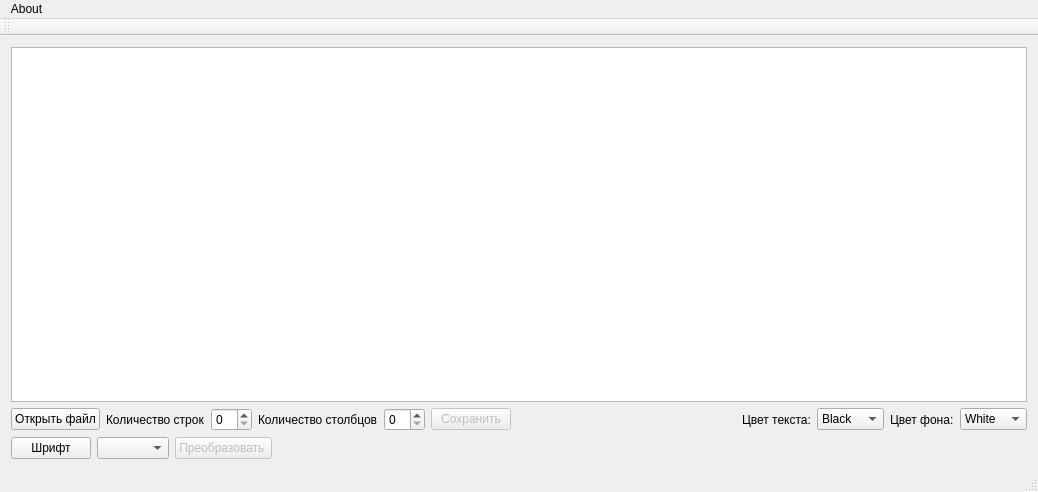
<?xml version="1.0" encoding="UTF-8"?>
<ui version="4.0">
 <class>MainWindow</class>
 <widget class="QMainWindow" name="MainWindow">
  <property name="geometry">
   <rect>
    <x>0</x>
    <y>0</y>
    <width>1038</width>
    <height>492</height>
   </rect>
  </property>
  <property name="windowTitle">
   <string>MainWindow</string>
  </property>
  <widget class="QWidget" name="centralWidget">
   <layout class="QVBoxLayout" name="verticalLayout_2">
    <item>
     <layout class="QVBoxLayout" name="verticalLayout">
      <item>
       <layout class="QVBoxLayout" name="verticalLayout_3"/>
      </item>
      <item>
       <widget class="QTableView" name="tableView"/>
      </item>
      <item>
       <layout class="QHBoxLayout" name="horizontalLayout">
        <item>
         <widget class="QPushButton" name="pushButton">
          <property name="text">
           <string>Открыть файл</string>
          </property>
         </widget>
        </item>
        <item>
         <widget class="QLabel" name="label">
          <property name="text">
           <string>Количество строк</string>
          </property>
         </widget>
        </item>
        <item>
         <widget class="QSpinBox" name="spinBox"/>
        </item>
        <item>
         <widget class="QLabel" name="label_2">
          <property name="text">
           <string>Количество столбцов</string>
          </property>
         </widget>
        </item>
        <item>
         <widget class="QSpinBox" name="spinBox_2"/>
        </item>
        <item>
         <widget class="QPushButton" name="pushButton_2">
          <property name="enabled">
           <bool>false</bool>
          </property>
          <property name="text">
           <string>Сохранить</string>
          </property>
         </widget>
        </item>
        <item>
         <spacer name="horizontalSpacer_2">
          <property name="orientation">
           <enum>Qt::Horizontal</enum>
          </property>
          <property name="sizeHint" stdset="0">
           <size>
            <width>40</width>
            <height>20</height>
           </size>
          </property>
         </spacer>
        </item>
        <item>
         <widget class="QLabel" name="label_3">
          <property name="text">
           <string>Цвет текста:</string>
          </property>
         </widget>
        </item>
        <item>
         <widget class="QComboBox" name="comboBox">
          <item>
           <property name="text">
            <string>Black</string>
           </property>
          </item>
          <item>
           <property name="text">
            <string>Yellow</string>
           </property>
          </item>
          <item>
           <property name="text">
            <string>Pink</string>
           </property>
          </item>
          <item>
           <property name="text">
            <string>Green</string>
           </property>
          </item>
         </widget>
        </item>
        <item>
         <widget class="QLabel" name="label_4">
          <property name="text">
           <string>Цвет фона:</string>
          </property>
         </widget>
        </item>
        <item>
         <widget class="QComboBox" name="comboBox_2">
          <item>
           <property name="text">
            <string>White</string>
           </property>
          </item>
          <item>
           <property name="text">
            <string>Black</string>
           </property>
          </item>
          <item>
           <property name="text">
            <string>Green</string>
           </property>
          </item>
          <item>
           <property name="text">
            <string>Pink</string>
           </property>
          </item>
          <item>
           <property name="text">
            <string>Yellow</string>
           </property>
          </item>
         </widget>
        </item>
       </layout>
      </item>
     </layout>
    </item>
    <item>
     <layout class="QHBoxLayout" name="horizontalLayout_2">
      <item>
       <widget class="QPushButton" name="pushButton_4">
        <property name="text">
         <string>Шрифт</string>
        </property>
       </widget>
      </item>
      <item>
       <widget class="QComboBox" name="comboBox_3"/>
      </item>
      <item>
       <widget class="QPushButton" name="pushButton_5">
        <property name="enabled">
         <bool>false</bool>
        </property>
        <property name="text">
         <string>Преобразовать </string>
        </property>
       </widget>
      </item>
      <item>
       <widget class="QLabel" name="label_5">
        <property name="text">
         <string/>
        </property>
       </widget>
      </item>
      <item>
       <spacer name="horizontalSpacer">
        <property name="orientation">
         <enum>Qt::Horizontal</enum>
        </property>
        <property name="sizeHint" stdset="0">
         <size>
          <width>40</width>
          <height>20</height>
         </size>
        </property>
       </spacer>
      </item>
     </layout>
    </item>
   </layout>
  </widget>
  <widget class="QMenuBar" name="menuBar">
   <property name="geometry">
    <rect>
     <x>0</x>
     <y>0</y>
     <width>1038</width>
     <height>21</height>
    </rect>
   </property>
   <widget class="QMenu" name="menuAbout">
    <property name="title">
     <string>About</string>
    </property>
    <addaction name="actionAbout"/>
    <addaction name="actionHelp"/>
   </widget>
   <addaction name="menuAbout"/>
  </widget>
  <widget class="QToolBar" name="mainToolBar">
   <attribute name="toolBarArea">
    <enum>TopToolBarArea</enum>
   </attribute>
   <attribute name="toolBarBreak">
    <bool>false</bool>
   </attribute>
  </widget>
  <widget class="QStatusBar" name="statusBar"/>
  <action name="actionAbout">
   <property name="text">
    <string>About</string>
   </property>
  </action>
  <action name="actionHelp">
   <property name="text">
    <string>Help</string>
   </property>
  </action>
 </widget>
 <layoutdefault spacing="6" margin="11"/>
 <resources/>
 <connections/>
</ui>
